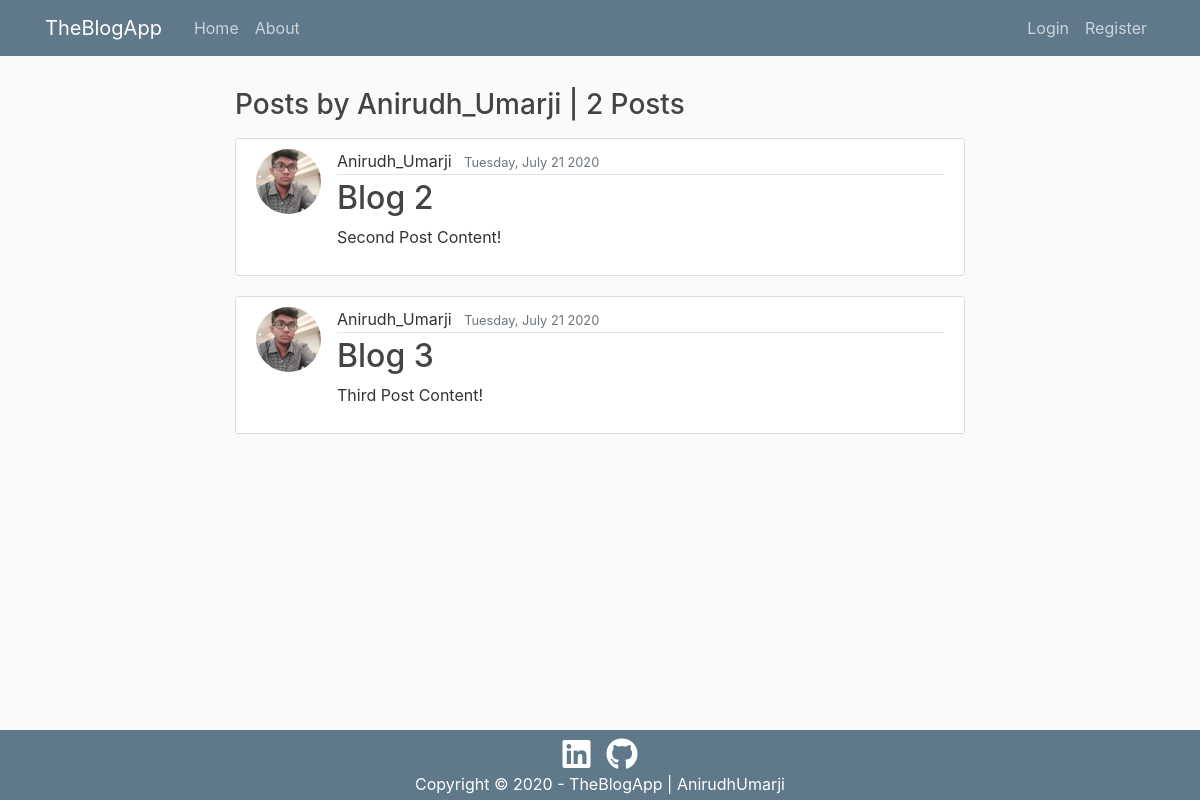
The page /user/Anirudh_Umarji on the database as committed earlier.
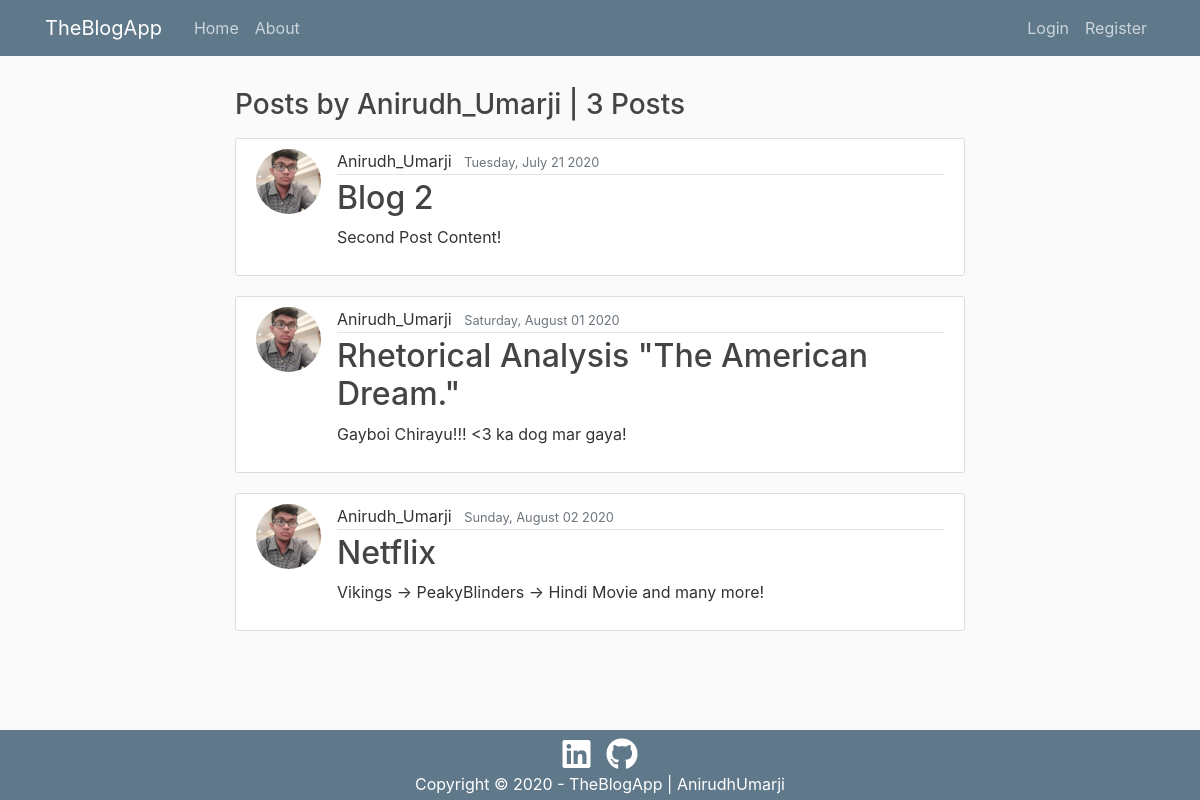
The same page on the database as committed later.
### blog/models.py (models this page shows, shortened)
class Post(models.Model):
    title = models.CharField(max_length=100)
    content = models.TextField()  # Content can be as long as it wants
    date_posted = models.DateTimeField(default=timezone.now)
    author = models.ForeignKey(User, on_delete=models.CASCADE)

### users/models.py (models this page shows, shortened)
class Profile(models.Model):
    user = models.OneToOneField(User, on_delete=models.CASCADE)
    image = models.ImageField(default='default.jpg',
                              upload_to='profile_pics')

### blog/views.py (the view)
# urls.py: path('user/<str:username>', UserPostListView.as_view(), name='user-posts'),
class UserPostListView(ListView):
    model = Post
    template_name = 'blog/user_posts.html'   # <app>/<model>_<viewtype>.html
    context_object_name = 'posts'
    paginate_by = 3
    def get_queryset(self):
        user = get_object_or_404(User, username=self.kwargs.get('username'))
        return Post.objects.filter(author=user).order_by('date_posted')

### blog/templates/blog/user_posts.html (shortened to what this page needs)
{% extends "blog/base.html" %}
{% block content %}
<h3 class="mb-3 mt-2">Posts by {{ view.kwargs.username }} | {{ page_obj.paginator.count }} Posts</h3>
{% for post in posts %}
<article class="media content-section">
   <img class="rounded-circle article-img" src="{{ post.author.profile.image.url }}"
      alt="/Blog_Clone/media/default.jpg">
   <div class="media-body">
      <div class="article-metadata">
         <a class="mr-2" href="{% url 'user-posts' post.author.username %}">{{ post.author }}</a>
         <small class="text-muted">{{ post.date_posted|date:"l, F d Y" }}</small>
      </div>
      <h2><a class="article-title" href="{% url 'post-detail' post.id %}">{{ post.title }}</a></h2>
      <p class="article-content">{{ post.content }}</p>
   </div>
</article>
{% endfor %}
{% endblock content %}

### blog/templates/blog/base.html (shortened to what this page needs)
{% load static %}
<!DOCTYPE html>
<html lang="en">
<head>
   <link rel="stylesheet" href="https://stackpath.bootstrapcdn.com/bootstrap/4.5.0/css/bootstrap.min.css"
>
   <link rel="stylesheet" href="https://cdnjs.cloudflare.com/ajax/libs/font-awesome/5.13.0/css/all.min.css"
>
   <link rel="stylesheet" text="text/css" href="{% static 'blog/main.css' %}">
</head>
<body class="overflow-auto">
   <header class="site-header">
      <nav class="navbar navbar-expand-md navbar-dark bg-steel fixed-top">
         <div class="container">
            <a class="navbar-brand mr-4" href="{% url 'blog-home' %}">TheBlogApp</a>
            <div class="collapse navbar-collapse" id="navbarToggle">
               <div class="navbar-nav mr-auto">
                  <a class="nav-item nav-link" href="{% url 'blog-home' %}">Home</a>
                  <a class="nav-item nav-link" href="{% url 'blog-about' %}">About</a>
               </div>
               <div class="navbar-nav">
                  {% if user.is_authenticated %}
                  <a class="nav-item nav-link" href="{% url 'post-create' %}"><i class="fas fa-plus"></i> NewPost</a>
                  <a class="nav-item nav-link" data-toggle="modal" data-target="#logout-modal">Logout</a>
                  <a class="nav-item nav-link" href="{% url 'profile' %}">Profile</a>
                  {% else %}
                  <a class="nav-item nav-link" href="{% url 'login' %}">Login</a>
                  <a class="nav-item nav-link" href="{% url 'register' %}">Register</a>
                  {% endif %}
               </div>
            </div>
         </div>
      </nav>
   </header>
   <main role="main" class="container">
      <div class="row">
         <div class="offset-2 col-md-8">
            {% block content %}{% endblock %}
         </div>
      </div>
   </main>
   <footer class="footer fixed-bottom bg-steel">
      <div class="container d-flex justify-content-center pt-2">
         <a class="text-white ml-10" href="https://www.linkedin.com/in/anirudh-umarji-3734a7191/" target="blank"><i
               class="fab fa-linkedin fa-2x"></i></a>
         <a class="text-white pl-3" href="https://github.com/Ani512" target="blank"><i
               class="fab fa-github fa-2x"></i></a>
      </div>
      <p class="text-white text-center pb-1 mb-0">Copyright &copy; 2020 - TheBlogApp | AnirudhUmarji</p>
   </footer>
</body>
</html>

### blog/static/blog/main.css (style rules this page uses)
body { background: #fafafa; color: #333333; margin-top: 5rem; }
h1, h2, h3, h4, h5, h6 { color: #444444; }
a { color: #333; text-decoration: none; }
.bg-steel { background-color: #5f788a; }
.site-header .navbar-nav .nav-link { color: #cbd5db; }
.content-section { background: #ffffff; padding: 10px 20px; border: 1px solid #dddddd; border-radius: 3px; margin-bottom: 20px; }
.article-title { color: #444444; }
.article-content { white-space: pre-line; }
.article-img { height: 65px; width: 65px; margin-right: 16px; }
.article-metadata { padding-bottom: 1px; margin-bottom: 4px; border-bottom: 1px solid #e3e3e3 }

### blog/templates/blog/base.html (style rules this page uses)
main { margin-bottom: 80px; }

Rows that differ between the two databases and show on the page:
removed Post: author.profile.image (picture), author "Anirudh_Umarji", date_posted "Tuesday, July 21 2020", title "Blog 3", content "Third Post Content!"
added Post: author.profile.image (picture), author "Anirudh_Umarji", date_posted "Saturday, August 01 2020", title "Rhetorical Analysis \"The American Dream.\"", content "Gayboi Chirayu!!! <3 ka dog mar gaya!"
added Post: author.profile.image (picture), author "Anirudh_Umarji", date_posted "Sunday, August 02 2020", title "Netflix", content "Vikings -> PeakyBlinders -> Hindi Movie and many more!"
Other text that changed with them:
{{ page_obj.paginator.count }}: "2" → "3"
